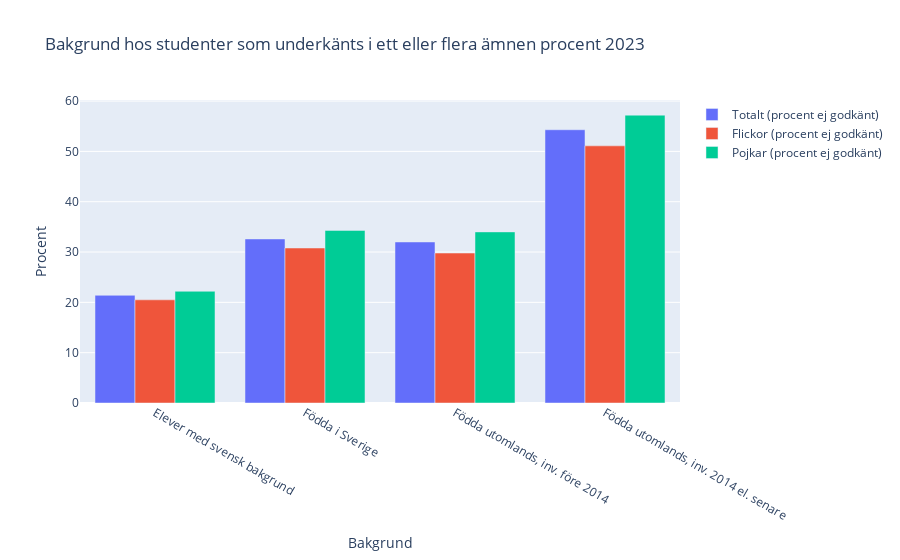

Write notebook code for a chart like this one.
### Markdown cell above
Utforska bakgrunden hos studenter med avseende på hur stor del som saknar ett godkänt betyg

### Code cell
df_data3=pd.DataFrame()
df_data3 = df_tabell1B[df_tabell1B['Läsår\nHuvudman\nBakgrund'].isin(['Elever med svensk bakgrund','Födda i Sverige','Födda utomlands, inv. före 2014','Födda utomlands, inv. 2014 el. senare'])].copy()
df_data3.rename(columns={'Läsår\nHuvudman\nBakgrund':'Huvudman'}, inplace = True)


fig3 = px.bar(df_data3, x='Huvudman', y=['Totalt (procent ej godkänt)', 'Flickor (procent ej godkänt)', 'Pojkar (procent ej godkänt)' ], 
               title="Bakgrund hos studenter som underkänts i ett eller flera ämnen procent 2023",
               barmode='group',
              labels={'Huvudman': 'Bakgrund', 'value':'Procent','Elever med svensk bakgrund':'Svensk bakgrund','Totalt (underkända)':'Totalt %','Flickor (underkända)':'Flickor %','Pojkar (underkända)':'Pojkar %'},
              hover_data={'Huvudman': True, 'value': ':.1f'})

fig3.update_legends(title='')

fig3.show()

fig3.write_html("images/bakgrund_studenter_som_failar.html")

### Figure 1 — Plotly figure (JSON) as saved in the notebook; plotly's stock layout.template omitted (floating-point values rounded to 4 significant figures)
{"data": [{"alignmentgroup": "True", "hovertemplate": "variable=Totalt (procent ej godkänt)<br>Bakgrund=%{x}<br>Procent=%{y:.1f}<extra></extra>", "legendgroup": "Totalt (procent ej godkänt)", "marker": {"color": "#636efa", "pattern": {"shape": ""}}, "name": "Totalt (procent ej godkänt)", "offsetgroup": "Totalt (procent ej godkänt)", "orientation": "v", "showlegend": true, "textposition": "auto", "type": "bar", "x": ["Elever med svensk bakgrund", "Födda i Sverige", "Födda utomlands, inv. före 2014", "Födda utomlands, inv. 2014 el. senare"], "xaxis": "x", "y": [21.4, 32.6, 32, 54.3], "yaxis": "y"}, {"alignmentgroup": "True", "hovertemplate": "variable=Flickor (procent ej godkänt)<br>Bakgrund=%{x}<br>Procent=%{y:.1f}<extra></extra>", "legendgroup": "Flickor (procent ej godkänt)", "marker": {"color": "#EF553B", "pattern": {"shape": ""}}, "name": "Flickor (procent ej godkänt)", "offsetgroup": "Flickor (procent ej godkänt)", "orientation": "v", "showlegend": true, "textposition": "auto", "type": "bar", "x": ["Elever med svensk bakgrund", "Födda i Sverige", "Födda utomlands, inv. före 2014", "Födda utomlands, inv. 2014 el. senare"], "xaxis": "x", "y": [20.5, 30.8, 29.8, 51.1], "yaxis": "y"}, {"alignmentgroup": "True", "hovertemplate": "variable=Pojkar (procent ej godkänt)<br>Bakgrund=%{x}<br>Procent=%{y:.1f}<extra></extra>", "legendgroup": "Pojkar (procent ej godkänt)", "marker": {"color": "#00cc96", "pattern": {"shape": ""}}, "name": "Pojkar (procent ej godkänt)", "offsetgroup": "Pojkar (procent ej godkänt)", "orientation": "v", "showlegend": true, "textposition": "auto", "type": "bar", "x": ["Elever med svensk bakgrund", "Födda i Sverige", "Födda utomlands, inv. före 2014", "Födda utomlands, inv. 2014 el. senare"], "xaxis": "x", "y": [22.2, 34.3, 34, 57.2], "yaxis": "y"}], "layout": {"barmode": "group", "legend": {"title": {"text": ""}, "tracegroupgap": 0}, "title": {"text": "Bakgrund hos studenter som underkänts i ett eller flera ämnen procent 2023"}, "xaxis": {"anchor": "y", "domain": [0, 1], "title": {"text": "Bakgrund"}}, "yaxis": {"anchor": "x", "domain": [0, 1], "title": {"text": "Procent"}}}}
